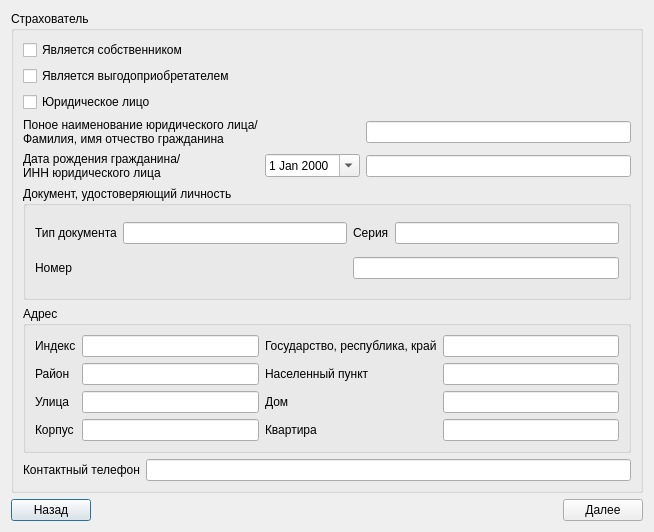
<?xml version="1.0" encoding="UTF-8"?>
<ui version="4.0">
 <class>CascoDataDialog</class>
 <widget class="QDialog" name="CascoDataDialog">
  <property name="geometry">
   <rect>
    <x>0</x>
    <y>0</y>
    <width>654</width>
    <height>532</height>
   </rect>
  </property>
  <property name="windowTitle">
   <string>Dialog</string>
  </property>
  <layout class="QHBoxLayout" name="horizontalLayout_3">
   <item>
    <layout class="QVBoxLayout" name="verticalLayout_3">
     <item>
      <widget class="QGroupBox" name="dTypeGroupBox">
       <property name="title">
        <string>Страхователь</string>
       </property>
       <layout class="QVBoxLayout" name="verticalLayout_2">
        <item>
         <widget class="QCheckBox" name="insurancerIsOwner">
          <property name="text">
           <string>Является собственником</string>
          </property>
         </widget>
        </item>
        <item>
         <widget class="QCheckBox" name="profiter">
          <property name="text">
           <string>Является выгодоприобретателем</string>
          </property>
         </widget>
        </item>
        <item>
         <layout class="QGridLayout" name="gridLayout_3">
          <item row="2" column="0">
           <widget class="QLabel" name="dateInnLabel">
            <property name="text">
             <string>Дата рождения гражданина/
ИНН юридического лица</string>
            </property>
           </widget>
          </item>
          <item row="2" column="2">
           <widget class="QLineEdit" name="dateInnLineEdit"/>
          </item>
          <item row="1" column="2">
           <widget class="QLineEdit" name="fioLineEdit"/>
          </item>
          <item row="1" column="0">
           <widget class="QLabel" name="insurancerNameLabel">
            <property name="text">
             <string>Поное наименование юридического лица/
Фамилия, имя отчество гражданина</string>
            </property>
           </widget>
          </item>
          <item row="0" column="0">
           <widget class="QCheckBox" name="urCheckBox">
            <property name="text">
             <string>Юридическое лицо</string>
            </property>
           </widget>
          </item>
          <item row="2" column="1">
           <widget class="QDateEdit" name="birthday">
            <property name="calendarPopup">
             <bool>true</bool>
            </property>
           </widget>
          </item>
         </layout>
        </item>
        <item>
         <widget class="QGroupBox" name="groupBox_2">
          <property name="title">
           <string>Документ, удостоверяющий личность</string>
          </property>
          <layout class="QHBoxLayout" name="horizontalLayout_2">
           <item>
            <layout class="QGridLayout" name="gridLayout">
             <item row="0" column="3">
              <widget class="QLineEdit" name="serialLineEdit"/>
             </item>
             <item row="1" column="0">
              <widget class="QLabel" name="label_3">
               <property name="text">
                <string>Номер</string>
               </property>
              </widget>
             </item>
             <item row="0" column="2">
              <widget class="QLabel" name="label_2">
               <property name="text">
                <string>Серия</string>
               </property>
              </widget>
             </item>
             <item row="0" column="1">
              <widget class="QLineEdit" name="typeLineEdit"/>
             </item>
             <item row="0" column="0">
              <widget class="QLabel" name="label">
               <property name="text">
                <string>Тип документа</string>
               </property>
              </widget>
             </item>
             <item row="1" column="2" colspan="2">
              <widget class="QLineEdit" name="numberLineEdit"/>
             </item>
            </layout>
           </item>
          </layout>
         </widget>
        </item>
        <item>
         <widget class="QGroupBox" name="groupBox_3">
          <property name="title">
           <string>Адрес</string>
          </property>
          <layout class="QVBoxLayout" name="verticalLayout">
           <item>
            <layout class="QGridLayout" name="gridLayout_2">
             <item row="0" column="0">
              <widget class="QLabel" name="label_4">
               <property name="text">
                <string>Индекс</string>
               </property>
              </widget>
             </item>
             <item row="0" column="4">
              <widget class="QLineEdit" name="country">
               <property name="minimumSize">
                <size>
                 <width>143</width>
                 <height>0</height>
                </size>
               </property>
              </widget>
             </item>
             <item row="0" column="1">
              <widget class="QLineEdit" name="index"/>
             </item>
             <item row="0" column="2" colspan="2">
              <widget class="QLabel" name="label_5">
               <property name="text">
                <string>Государство, республика, край</string>
               </property>
              </widget>
             </item>
             <item row="1" column="1">
              <widget class="QLineEdit" name="state"/>
             </item>
             <item row="1" column="0">
              <widget class="QLabel" name="label_6">
               <property name="text">
                <string>Район</string>
               </property>
              </widget>
             </item>
             <item row="2" column="1">
              <widget class="QLineEdit" name="street"/>
             </item>
             <item row="2" column="0">
              <widget class="QLabel" name="label_8">
               <property name="text">
                <string>Улица</string>
               </property>
              </widget>
             </item>
             <item row="3" column="0">
              <widget class="QLabel" name="label_10">
               <property name="text">
                <string>Корпус</string>
               </property>
              </widget>
             </item>
             <item row="3" column="1">
              <widget class="QLineEdit" name="corp"/>
             </item>
             <item row="1" column="2">
              <widget class="QLabel" name="label_7">
               <property name="text">
                <string>Населенный пункт</string>
               </property>
              </widget>
             </item>
             <item row="1" column="4">
              <widget class="QLineEdit" name="city"/>
             </item>
             <item row="2" column="2">
              <widget class="QLabel" name="label_9">
               <property name="text">
                <string>Дом</string>
               </property>
              </widget>
             </item>
             <item row="3" column="2">
              <widget class="QLabel" name="label_11">
               <property name="text">
                <string>Квартира</string>
               </property>
              </widget>
             </item>
             <item row="2" column="4">
              <widget class="QLineEdit" name="house"/>
             </item>
             <item row="3" column="4">
              <widget class="QLineEdit" name="flat"/>
             </item>
            </layout>
           </item>
          </layout>
         </widget>
        </item>
        <item>
         <layout class="QHBoxLayout" name="phoneLayout">
          <item>
           <widget class="QLabel" name="phoneLabel">
            <property name="text">
             <string>Контактный телефон</string>
            </property>
           </widget>
          </item>
          <item>
           <widget class="QLineEdit" name="phone"/>
          </item>
         </layout>
        </item>
       </layout>
      </widget>
     </item>
     <item>
      <layout class="QHBoxLayout" name="horizontalLayout">
       <item>
        <widget class="QPushButton" name="prevPushButton">
         <property name="text">
          <string>Назад</string>
         </property>
        </widget>
       </item>
       <item>
        <spacer name="horizontalSpacer">
         <property name="orientation">
          <enum>Qt::Horizontal</enum>
         </property>
         <property name="sizeHint" stdset="0">
          <size>
           <width>198</width>
           <height>20</height>
          </size>
         </property>
        </spacer>
       </item>
       <item>
        <widget class="QPushButton" name="nextButton">
         <property name="text">
          <string>Далее</string>
         </property>
        </widget>
       </item>
      </layout>
     </item>
    </layout>
   </item>
  </layout>
 </widget>
 <resources/>
 <connections/>
</ui>
